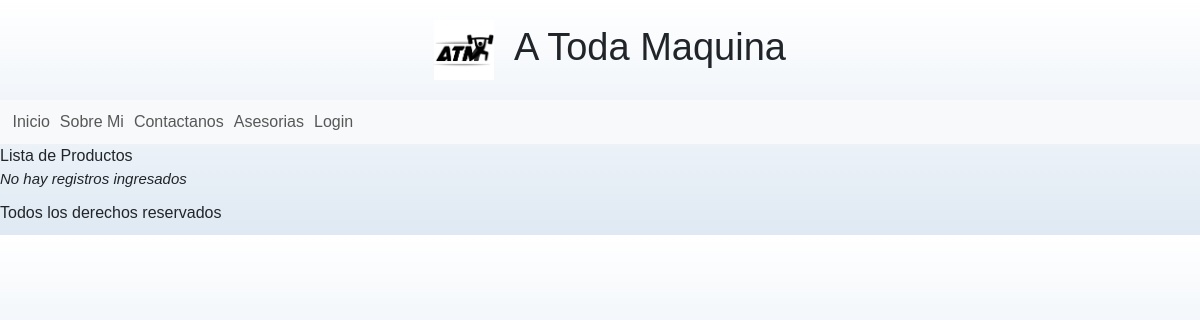
Before: /producto/producto/list/ with the older database file.
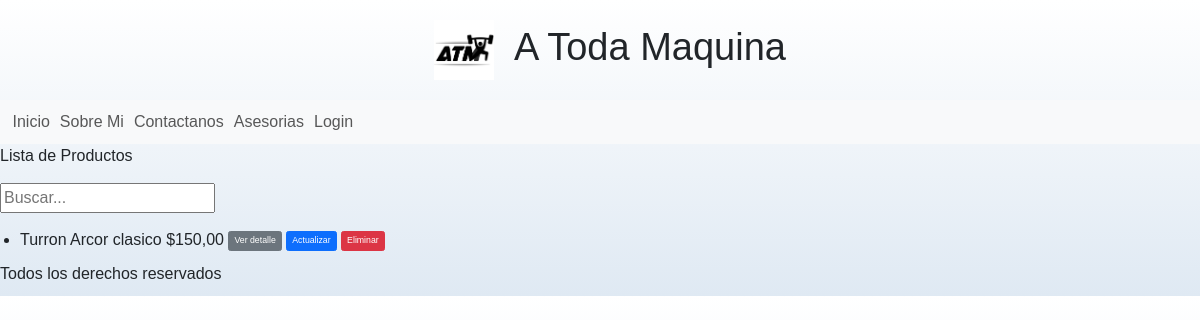
After: the same page with the newer database file.
### apps/producto/models.py (models this page shows, shortened)
class Producto(models.Model):
    nombre = models.CharField(max_length=50)
    precio = models.DecimalField(max_digits=10, decimal_places=2)
    descripcion = models.CharField(max_length=250, null=True, blank=True)
    fecha_actualizacion = models.DateTimeField(default=timezone.now, editable=False, verbose_name='fecha de actualizacion')
    imagen = models.ImageField(upload_to='productos', blank=True, null=True)

### apps/producto/views.py (the view)
# urls.py: path("producto/list/", views.Productolist.as_view(), name="producto_list"),
class Productolist(ListView):
    model = models.Producto
    def get_queryset(self) -> QuerySet[Any]:
        if self.request.GET.get("consulta"):
            consulta = self.request.GET.get("consulta")
            object_list = models.Producto.objects.filter(nombre__icontains=consulta)
        else:
            object_list = models.Producto.objects.all()
        return object_list

### apps/producto/templates/producto/producto_list.html
{% extends 'producto/index.html' %}
    {% block INDEX_TITULO %}
        Lista de Productos
    {% endblock INDEX_TITULO %}
    {% block INDEX_CONTENIDO %}
        {% if object_list %}
            <div class="py-lg-4">
                <form action="{% url 'producto:producto_list' %}" method="get">
                    <input type="text" name="consulta" placeholder="Buscar...">
                </form>
            </div>
            {% for object in object_list %}
                <ul>
                    <li>{{ object.nombre }} ${{ object.precio }}
                        <a href="{% url 'producto:producto_detail' object.id %}" class="btn btn-secondary btn-sm">
                            Ver detalle</a>
                        <a href="{% url 'producto:producto_update' object.id %}" class="btn btn-primary  btn-sm">
                            Actualizar</a>
                        <a href="{% url 'producto:producto_delete' object.id %}" class="btn btn-danger  btn-sm">
                            Eliminar</a>
                    </li>
                </ul>
            {% endfor %}
        {% else %}
            <p class="fs-4 fst-italic ">No hay registros ingresados</p>
        {% endif %}
    {% endblock INDEX_CONTENIDO %}

Changed rows visible on the page:
added Producto: nombre "Turron Arcor clasico", precio "150,00"
Other visible differences:
text no longer shown: "No hay registros ingresados"
